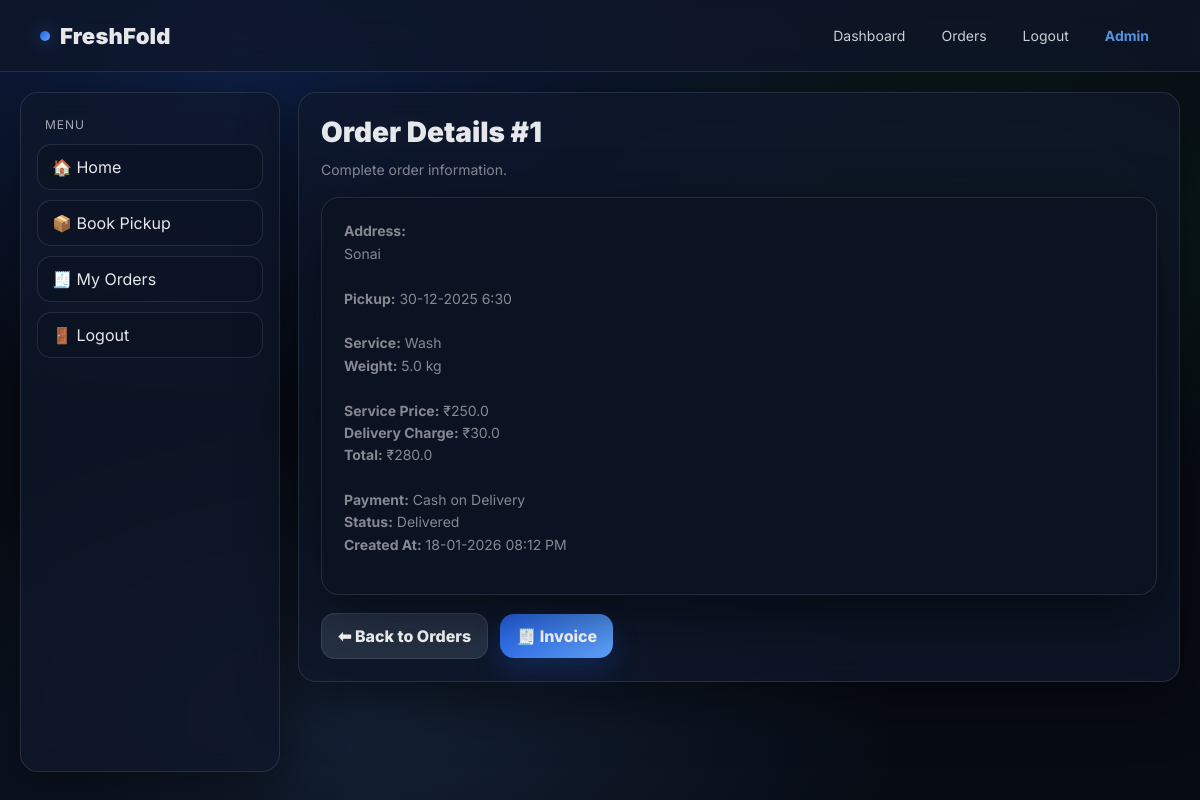
The app's page /orders/1 (signed in) with its own data.
### tables this page shows
CREATE TABLE orders(
            id INTEGER PRIMARY KEY AUTOINCREMENT,
            user_id INTEGER NOT NULL,
            address TEXT NOT NULL,
            pickup_date TEXT NOT NULL,
            pickup_time TEXT NOT NULL,
            service TEXT NOT NULL,
            weight REAL NOT NULL,
            service_price REAL NOT NULL DEFAULT 0,
            delivery_charge REAL NOT NULL DEFAULT 0,
            total_price REAL NOT NULL DEFAULT 0,
            payment_method TEXT NOT NULL DEFAULT 'Not Paid',
            status TEXT NOT NULL DEFAULT 'Pending',
            created_at TEXT NOT NULL,
            FOREIGN KEY(user_id) REFERENCES users(id) ON DELETE CASCADE
        );

### app.py (the view)
@app.route("/orders/<int:order_id>")
def order_details(order_id):
    user = get_logged_user()
    if not user:
        return redirect("/login")
    conn = db()
    cur = conn.cursor()
    cur.execute("""
        SELECT id, address, pickup_date, pickup_time, service, weight,
               service_price, delivery_charge, total_price,
               payment_method, status, created_at
        FROM orders
        WHERE id=? AND user_id=?
    """, (order_id, user["id"]))
    row = cur.fetchone()
    conn.close()
    if not row:
        flash("Order not found!", "danger")
        return redirect("/orders")
    return render_template("order_details.html", order=row)

### app.py (called while the page is built)
def db():
    conn = sqlite3.connect(DB_NAME)
    conn.row_factory = sqlite3.Row
    return conn

def get_user_by_phone(phone):
    conn = db()
    cur = conn.cursor()
    cur.execute("SELECT * FROM users WHERE phone=?", (phone,))
    user = cur.fetchone()
    conn.close()
    return user

def get_logged_user():
    phone = session.get("user_phone")
    if not phone:
        return None
    return get_user_by_phone(phone)

### templates/order_details.html (shortened to what this page needs)
{% extends "base.html" %}
{% block body %}
<div class="card">
  <div class="title">Order Details #{{ order[0] }}</div>
  <div class="subtitle">Complete order information.</div>
  <div class="card soft">
    <div class="subtitle">
      <b>Address:</b><br>{{ order[1] }} <br><br>
      <b>Pickup:</b> {{ order[2] }} {{ order[3] }} <br><br>
      <b>Service:</b> {{ order[4] }} <br>
      <b>Weight:</b> {{ order[5] }} kg <br><br>
      <b>Service Price:</b> ₹{{ order[6] }} <br>
      <b>Delivery Charge:</b> ₹{{ order[7] }} <br>
      <b>Total:</b> ₹{{ order[8] }} <br><br>
      <b>Payment:</b> {{ order[9] }} <br>
      <b>Status:</b> {{ order[10] }} <br>
      <b>Created At:</b> {{ order[11] }}
    </div>
  </div>
  <div class="row">
    <a class="btn btn2" href="/orders">⬅ Back to Orders</a>
    <a class="btn" href="/invoice/{{ order[0] }}">🧾 Invoice</a>
  </div>
</div>
{% endblock %}

### templates/base.html (shortened to what this page needs)
<!DOCTYPE html>
<html>
<head>
  <link rel="stylesheet" href="/static/style.css">
</head>
<body>
<div class="topbar">
  <div class="brand">
    <span class="brand-badge"></span>
    FreshFold
  </div>
  <div class="toplinks">
    {% if session.get("user_phone") %}
      <a href="/dashboard">Dashboard</a>
      <a href="/orders">Orders</a>
      <a href="/logout">Logout</a>
    {% else %}
      <a href="/login">Login</a>
      <a href="/register">Register</a>
    {% endif %}
    <a href="/admin/login" class="adminLink">Admin</a>
  </div>
</div>
<div class="page">
  {% if session.get("user_phone") %}
  <div class="sidebar">
    <div class="sb-title">MENU</div>
    <a href="/dashboard">🏠 Home</a>
    <a href="/book">📦 Book Pickup</a>
    <a href="/orders">🧾 My Orders</a>
    <a href="/logout">🚪 Logout</a>
  </div>
  {% endif %}
  <div class="content">
    {% block body %}{% endblock %}
  </div>
</div>
</body>
</html>

### static/style.css (style rules this page uses)
:root { --bg:#070b14; --panel:rgba(15,23,42,0.75); --panel2:rgba(11,18,32,0.65); --border:rgba(148,163,184,0.18); --text:#e5e7eb; --muted:rgba(229,231,235,0.70); --blue:#2563eb; --blue2:#60a5fa; --green:#22c55e; --red:#ef4444; --amber:#f59e0b; --shadow: 0 18px 60px rgba(0,0,0,0.45); }
* { margin:0; padding:0; box-sizing:border-box; font-family: "Inter", system-ui, -apple-system, Segoe UI, Roboto, Arial, sans-serif; }
body { background: radial-gradient(1200px 600px at 20% 10%, rgba(37,99,235,0.22), transparent 55%), radial-gradient(900px 500px at 80% 30%, rgba(34,197,94,0.12), transparent 55%), radial-gradient(900px 500px at 30% 90%, rgba(96,165,250,0.14), transparent 60%), var(--bg); color: var(--text); min-height: 100vh; }
a { color:inherit; text-decoration:none; }
.topbar { position: sticky; top:0; z-index: 50; width:100%; padding:18px 40px; display:flex; justify-content:space-between; align-items:center; background: rgba(15,23,42,0.75); border-bottom: 1px solid var(--border); backdrop-filter: blur(14px); }
.brand { display:flex; align-items:center; gap:10px; font-size:22px; font-weight:900; letter-spacing:0.2px; }
.brand-badge { width:10px; height:10px; border-radius:999px; background: linear-gradient(135deg, var(--blue), var(--blue2)); box-shadow: 0 0 18px rgba(96,165,250,0.45); }
.toplinks { display:flex; align-items:center; gap:14px; }
.toplinks a { font-size:14px; opacity:0.88; padding:8px 10px; border-radius:10px; transition: 0.2s ease; border:1px solid transparent; }
.adminLink { color: var(--blue2); font-weight:700; }
.page { display:flex; max-width:1300px; margin:0 auto; padding:20px; gap:18px; }
.sidebar { width:260px; background: var(--panel); border:1px solid var(--border); border-radius:18px; padding:16px; height: calc(100vh - 120px); position: sticky; top: 90px; box-shadow: var(--shadow); backdrop-filter: blur(14px); }
.sidebar .sb-title { font-size:12px; opacity:0.7; margin:8px 8px 12px; letter-spacing: 1px; }
.sidebar a { display:flex; align-items:center; gap:10px; padding:12px 14px; border-radius:14px; margin-bottom:10px; background: rgba(11,18,32,0.45); border:1px solid var(--border); transition: 0.2s ease; }
.content { flex:1; }
.card { background: var(--panel); border:1px solid var(--border); border-radius:18px; padding:22px; margin-bottom:18px; box-shadow: var(--shadow); backdrop-filter: blur(14px); }
.card.soft { background: var(--panel2); }
.title { font-size:28px; font-weight:900; margin-bottom:10px; }
.subtitle { font-size:14px; opacity:0.8; margin-bottom:16px; color: var(--muted); line-height: 1.6; }
.row { display:flex; gap:12px; flex-wrap: wrap; align-items:center; }
.btn { background: linear-gradient(135deg, var(--blue), var(--blue2)); color:white; padding:12px 16px; border:none; border-radius:14px; cursor:pointer; font-weight:800; text-decoration:none; display:inline-flex; align-items:center; justify-content:center; gap:10px; transition: 0.2s ease; box-shadow: 0 12px 28px rgba(37,99,235,0.22); }
.btn2 { background: rgba(51,65,85,0.65); border:1px solid var(--border); box-shadow:none; }

### records on screen
orders: id "1", address "Sonai", pickup_date "30-12-2025", pickup_time "6:30", service "Wash", weight "5.0", service_price "250.0", delivery_charge "30.0", total_price "280.0", payment_method "Cash on Delivery", status "Delivered", created_at "18-01-2026 08:12 PM"
